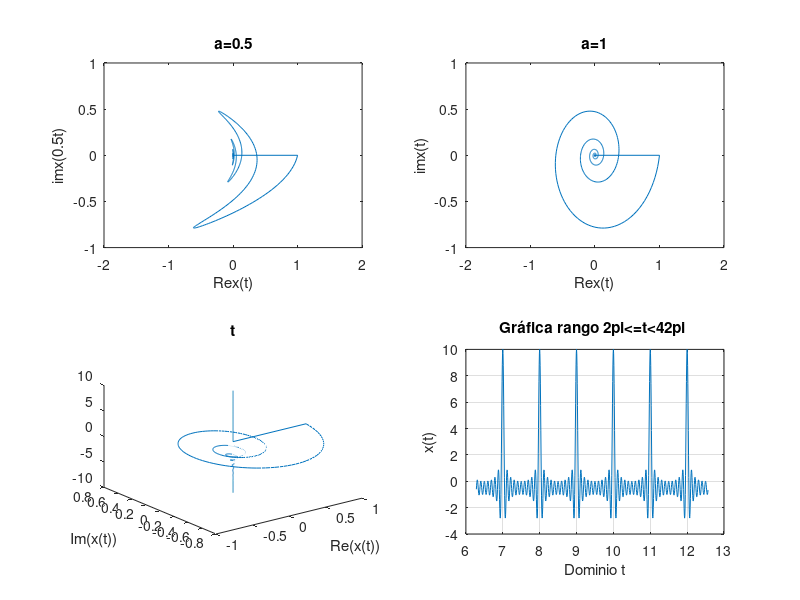

MATLAB code to generate this figure:
%% Práctica 1: Señales en tiempo continuo.
%
% *Integrantes:*
%
% * Arellano Paz Angel Ulises
% * Cardoso Arias Javier
% * Gachuz Hernández Karla Denisse
% * García Arteaga Alejandro
% * López Galván José Rodolfo
%
% *Objetivos:* 
%
% * Manipulación básica de MATLAB
% * Gráficas de señales reales y complejas continuas
% * Transformación de señales continuas (escalamientos y traslaciones)
% * Calculo de energía y potencia de señales continuas

%%


%% Introducción
% El inciso 4 resuelto con Python puede ser consultado en el siguiente <https://colab.research.google.com/drive/11nxr8kWdsPiXhoxsBBT6P-TnolIQIWv1?usp=sharing *enlace*>.


%%  1) Working with functions.
%
% Working with functions is fundamental to signals and systems applications. MATLAB provides several methods of defining and evaluating functions. An understanding and proficient use of these methods are therefore necessary and beneficial.

%%
% *11.1-1 Anonymous functions.*
%
% Many simple functions are most conveniently represented by using MATLAB anonymous functions. An anonymous function provides a symbolic representation of a function defined in terms of MATLAB operators, functions, or other anonymous functions. For example, consider defining the exponentially damped sinusoid $f (t) = e −t cos(2π t)$.

f = @(t) exp(-t).*cos(2*pi*t);

%%
% In this context, the @ symbol identifies the expression as an anonymous function, which is assigned a name of f. Parentheses following the @ symbol are used to identify the function’s independent variables (input arguments), which in this case is the single time variable t. Input arguments, such as t, are local to the anonymous function and are not related to any workspace variables with the same names.
%
% Once defined, $f (t)$ can be evaluated simply by passing the input values of interest. For example,

t =0; f(t)

%%
% evaluates $f (t)$ at t = 0, confirming the expected result of unity. The same result is obtained by passing t = 0 directly.

%%
% Vector inputs allow the evaluation of multiple values simultaneously, Consider the task of plotting $f(t)$ over the interval $(-2 \leq t \leq 2)$. Gross function behavior is clear:  $f(t)$ should oscilate four times with a decaying envelope. Since accurate hand sketches are cumberstone, MATLAB-generated plots are an attractive alternative. As the following example illustrates, care must be taken to ensure reliable results.
%
% Suppose the vector t is chosen to include onlu the integers contained in $(-2 \leq t \leq 2)$, namely, [−2, −1, 0, 1, 2].

t = (-2:2);

%%
% This vector input is evaluated from a vector output.

f(t)

%%
% The plot command graphs the result, which is shown in Fig. 1.46 

%%
%
%  >> plot(t,f(t));
%  >> xlabel(’t’); ylabel(’f(t)’); grid;
%

%%
% Grid lines, added by using the grid command, aid feature identification. Unfortunately, the
% plot does not illustrate the expected oscillatory behavior. More points are required to adequately
% represent f (t).
% The question, then, is how many points is enough? † If too few points are chosen, information
% is lost. If too many points are chosen, memory and time are wasted. A balance is needed. For
% oscillatory functions, plotting 20 to 200 points per oscillation is normally adequate. For the present
% case, t is chosen to give 100 points per oscillation.

plot(t, f(t));
xlabel('t');
ylabel('f(t)');
grid;
%%
% *Figure 1.46* $f(t) = e^{-t}cos(2\pi t)$ for $t = (-2::2)$.

t1 = (-2:0.01:2);
plot(t1, f(t1));
xlabel('t');
ylabel('f(t)');
grid;
%%
% *Figure 1.47* $f(t) = e^{-t}cos(2\pi t)$ for $t = (-2:0.01:2)$.

%%
% *1.11-2 Relational Operators and the Unit Step Function.*
%
% The unit step function $u(t)$ arises naturally in many practical situations. For example, a unit step can
% model the act of turning on a system. With the help of relational operators, anonymous functions
% can represent the unit step function.
% In MATLAB, a relational operator compares two items. If the comparison is true, a logical true
% (1) is returned. If the comparison is false, a logical false (0) is returned. Sometimes called indicator
% functions, relational operators indicates whether a condition is true. Six relational operators are
% available: <, >, <=, >=, ==, and ~=.
%   The unit step function is readily defined using the >= relational operator.

u = @(t) 1.0.*(t>=0);

%%
% Any function with a jump discontinuity, such as the unit step, is difficult to plot. Consider plotting
% $u(t)$ by using $t = (-2:2)$.

t = (-2:2);
plot(t, u(t));
xlabel ('t');
ylabel('u(t)');

%%
% *Figure 1.48* $u(t)$ for $t = (-2:2)$.

%%
% Two significant problems are apparent in the resulting plot, shown in Fig. 1.48. First,
% MATLAB automatically scales plot axes to tightly bound the data. In this case, this normally
% desirable feature obscures most of the plot. Second, MATLAB connects plot data with lines,
% making a true jump discontinuity difficult to achieve. The coarse resolution of vector t emphasizes
% the effect by showing an erroneous sloping line between t = −1 and t = 0.
% The first problem is corrected by vertically enlarging the bounding box with the axis
% command. The second problem is reduced, but not eliminated, by adding points to vector t.

t = (-2:0.01:2);
plot(t, u(t));
xlabel('t');
ylabel('u(t)');
axis([-2 2 -0.1 1.1]);
title('Figure 1.48 u(t) for t = (-2:0.01:2)');

%%
% The four-element vector argument of axis specifies x axis minimum, x axis maximum, y axis
% minimum, and y axis maximum, respectively. The improved results are shown in Fig. 1.49.
% Relational operators can be combined using logical AND, logical OR, and logical negation: &,
% |, and ~, respectively. For example, (t>0) & (t<1) and ~((t<=0) $|$ (t>=1)) both test if 0 < t < 1.
% To demonstrate, consider defining and plotting the unit pulse p(t) = u(t) − u(t − 1), as shown in
% Fig. 1.50:

p =@(t) 1.0.*((t>=0)&(t<1));
t = (-1:0.01:2);
plot(t, p(t));
xlabel('t');
ylabel('p(t) = u(t) - u(t-1)');
axis([-1 2 -0.1 1.1]);
title('Figure 1.50 p(t) = u(t) − u(t − 1) over (−1 ≤ t ≤ 2).');
%%
% Since anonymous functions can be constructed using other anonymous functions, we could
% have used our previously defined unit step anonymous function to define p(t) as p = @(t)
% u(t)-u(t-1);.

%%
% For scalar operands, MATLAB also supports two short-circuit logical constructs. A
% short-circuit logical AND is performed by using &&, and a short-circuit logical OR is performed by
% using ||. Short-circuit logical operators are often more efficient than traditional logical operators
% because they test the second portion of the expression only when necessary. That is, when scalar
% expression A is found false in (A&&B), scalar expression B is not evaluated, since a false result
% is already guaranteed. Similarly, scalar expression B is not evaluated when scalar expression A is
% found true in (A||B), since a true result is already guaranteed.

%%
% *1.11-3 Visualizing Operations on the Independent Variable*

%%
% Two operations on a function’s independent variable are commonly encountered: shifting and
% scaling. Anonymous functions are well suited to investigate both operations.
% Consider $g(t) = f (t)u(t) = e −t cos (2π t)u(t)$, a causal version of $f(t)$. MATLAB easily
% multiplies anonymous functions. Thus, we create $g(t)$ by multiplying our anonymous functions
% for $f(t)$ and $u(t)$.

g = @(t) f(t).*u(t);

%%
% A combined shifting and scaling operation is represented by $g(at + b)$, where a and b are
% arbitrary real constants. As an example, consider plotting $g(2t + 1)$ over $(−2 ≤ t ≤ 2)$. With a = 2,
% the function is compressed by a factor of 2, resulting in twice the oscillations per unit t. Adding
% the condition b > 0 shifts the waveform to the left. Given anonymous function g, an accurate plot
% is nearly trivial to obtain.

t = (-2:0.01:2);
plot(t,g(2*t+1)); xlabel('t'); ylabel('g(2t+1)'); grid;
title('Figure 1.51 g(2t + 1) over (−2 ≤ t ≤ 2).');


%%
% Figure 1.51 confirms the expected waveform compression and left shift. As a final check, realize
% that function $g(·)$ turns on when the input argument is zero. Therefore, $g(2t + 1)$ should turn on
% when 2t + 1 = 0 or at t = −0.5, a fact again confirmed by Fig. 1.51.

%%
% Next, consider plotting $g(−t + 1)$ over $(−2 ≤ t ≤ 2)$. Since a < 0, the waveform will be
% reflected. Adding the condition b > 0 shifts the final waveform to the right.

plot(t,g(-t+1)); xlabel('t'); ylabel('g(-t+1)'); grid;
title('Figure 1.52 g(−t + 1) over (−2 ≤ t ≤ 2)');

%%
% Figure 1.52 confirms both the reflection and the right shift.
% Up to this point, Figs. 1.51 and 1.52 could be reasonably sketched by hand. Consider plotting
% the more complicated function $h(t) = g(2t + 1) + g(−t + 1)$ over $(−2 ≤ t ≤ 2)$ (Fig. 1.53); an
% accurate hand sketch would be quite difficult. With MATLAB, the work is much less burdensome.

plot(t,g(2*t+1)+g(-t+1)); xlabel('t'); ylabel('h(t)'); grid;
title('Figure 1.53 h(t) = g(2t + 1) + g(−t + 1) over (−2 ≤ t ≤ 2).');

%%
% *1.11-4 Numerical Integration and Estimating Signal Energy*
%%
% Interesting signals often have nontrivial mathematical representations. Computing signal energy,
% which involves integrating the square of these expressions, can be a daunting task. Fortunately,
% many difficult integrals can be accurately estimated by means of numerical integration techniques.
% Even if the integration appears simple, numerical integration provides a good way to verify
% analytical results.

%%
% To start, consider the simple signal $x(t) = e^{-t}(u(t) − u(t − 1))$. The energy of $x(t)$ is expressed
% as $E_{x} = \int_{-\infty}^{\infty} |x(t)|^{2} dt = \int_{0}^{1} e^{-2t}$. Integrating yields $E_{x} = 0.5(1 − e^{−2})$ ≈ 0.4323. The energy
% integral can also be evaluated numerically. Figure 1.27 helps illustrate the simple method of
% rectangular approximation: evaluate the integrand at points uniformly separated by $\Delta t$, multiply
% each by $ \Delta t$ to compute rectangle areas, and then sum over all rectangles. First, we create function
% $x(t)$.

x = @(t) exp(-t).*((t>=0)&(t<1));

%%
% With $\Delta t = 0.01$, a suitable time vector is created.

t = (0:0.01:1);

%%
% The final result is computed by using the sum command.

E_x = sum(x(t).*x(t)*0.01)

%%
% The result is not perfect, but at 1% relative error it is close. By reducing $ \Delta t$, the approximation is
% improved. For example,$ \Delta t = 0.001$ yields E_x = 0.4328, or 0.1% relative error.
% Although simple to visualize, rectangular approximation is not the best numerical integration
% technique. The MATLAB function quad implements a better numerical integration technique
% called recursive adaptive Simpson quadrature. To operate, quad requires a function describing
% the integrand, the lower limit of integration, and the upper limit of integration. Notice that no $\Delta t$
% needs to be specified.

%%
% To use quad to estimate E x , the integrand must first be described.

x_squared = @(t) x(t).*x(t);

%%
% Estimating $E_{x}$ immediately follows.

E_x = quad(x_squared,0,1)

%%
% In this case, the relative error is −0.0026%.
%%
% The same techniques can be used to estimate the energy of more complex signals. Consider
% $g(t)$, defined previously. Energy is expressed as $E_{g}=\int_{0}^{\infty}e^{-2t}cos^{2}(2\pi t)dt$. A closed-form solution
% exists, but it takes some effort. MATLAB provides an answer more quickly.

g_squared = @(t) g(t).*g(t);

%%
% Although the upper limit of integration is infinity, the exponentially decaying envelope ensures
% $g(t)$ is effectively zero well before $t$ = 100. Thus, an upper limit of t = 100 is used along with
% $\Delta t$ = 0.001.

t = (0:0.001:100);
E_g = sum(g_squared(t)*0.001)

%%
% A slightly better approximation is obtained with the quad function.

E_g = quad(g_squared,0,100)

%% 2) Resolución del problema 1.2-2

%%
% For the signal x(t) illustrated in Fig. P1.2-2, sketch
%%
% A) $x(t-4)$
%%
% B) $x(t/1.5)$
%%
% C) $x(-t)$
%%
% D) $x(2t-4)$
%%
% E) $x(2-t)$


u = @(t) 1.0.*(t>=0);

u1= @(t) 1.0.*((t>=-4)&(t<0));

u2=@(t) 1.0.*((t>=0)&(t<=2));

f=@(t) (-t.*u1(t)) + (t.*u2(t));

t = (-20:0.01:20);

plot(t,f(t))

axis([-5 5 -1 5]);

title('Fig. P1.2-2');

xlabel('t');

ylabel('x(t)');

%%
% *A)* $x(t-4)$



x1=@(t) f(t-4);

plot(t,x1(t));

axis([-1 9 -1 5]);

title('Inciso a');

xlabel('t');

ylabel('x(t-4)');

%%
% *B)* $x(t/1.5)$



x2=@(t) f(t/1.5);

plot(t,x2(t));

axis([-8 5 -1 5]);

title('Inciso b');

xlabel('t');

ylabel('x(t/1.5)');

%%
% *C)* $x(-t)$




x3=@(t) f(-t);

plot(t,x3(t));

axis([-5 5 -1 5]);

title('Inciso c');

xlabel('t');

ylabel('x(-t)');

%%
% *D)* $x(2t-4)$




x4=@(t) f(2.*t - 4);

plot(t,x4(t));

axis([-5 5 -1 5]);

title('Inciso d');

xlabel('t');

ylabel('x(2t-4)');

%%
% *E)* $x(2t-4)$




x5=@(t) f(2 - t);

plot(t,x5(t));

axis([-1 8 -1 5]);

title('Inciso e');

xlabel('t');

ylabel('x(2-t)');


t=(-3*pi:0.001:3*pi);



%% 3) Resolución del problema 1.11-1
%
%%
% Provide MATLAB code and output that plots
% the odd portion $x_{o}(t)$ of the function $x(t) =
% 2^{-t}cos(2\pi t)u(t?\pi )$ over a suitable-length interval using a suitable number of points.
%
%%
% $X(t)=2^tcos(2\pi t)$
%%
% $X_{impar(t)}=\frac{x(t)-x(-t)}{2}$
%%
% $X_{impar(t)}=2^{-t-1}cos(2\pi t)u(t-\pi )-2^{t-1}cos(-2\pi t)u(-t-\pi )$


for i=1:length(t)
if t(i)<=-pi
R(i)=-(2.^(t(i)-1)).*cos(-2*pi*t(i));
elseif t(i)>=pi
R(i)=(2.^(-t(i)-1)).*cos(2*pi*t(i));
else
R(i)=0;
end
end

plot(t,R);
ylabel('Ximpar(t)');
xlabel('t');
title('Ejercicio 1.11-1');
grid on;

%% 4) Construcción de la gráfica. 
%
% Construye la grafica de

%% 
% $$x(t) = \sum_{k=1}^{10} cos(2\pi k t)$$
%
% para cuatro rangos (figura 2x2). Los ejes deben mostrarse en el origen además de la edición de su preferencia.
% Procedimiento:
%

clf;
subplot(2,2,1);
y=0;
t=linspace(-4*pi,-2*pi,1000);
for k=1:10
    
x=cos(2*pi*k*t);
y=y+x;
end
plot(t,y);
grid on;
ax = gca;
xlabel('Dominio t');
ylabel('x(t)');
title('Gráfica rango -4pi<=t<=-2pi ');



subplot(2,2,2);
y=0;
t=linspace(-2*pi,0,1000);
for k=1:10
    
x=cos(2*pi*k*t);
y=y+x;
end
plot(t,y);
grid on;
ax = gca;
xlabel('Dominio t');
ylabel('x(t)');

title('Gráfica rango -2pi<=t<=0 ');



subplot(2,2,3);
y=0;
t=linspace(0,2*pi,1000);
for k=1:10
    
x=cos(2*pi*k*t);
y=y+x;
end
plot(t,y);
grid on;
ax = gca;
xlabel('Dominio t');
ylabel('x(t)');
title('Gráfica rango 0<=t<=2pi ');



subplot(2,2,4);
y=0;
t=linspace(2*pi,4*pi,1000);
for k=1:10
    
x=cos(2*pi*k*t);
y=y+x;
end
plot(t,y);
grid on;
ax = gca;
xlabel('Dominio t');
ylabel('x(t)');
title('Gráfica rango 2pi<=t<42pi ');


%% 5) Resolucón del problema 1.11-3

%%
% Define $x(t) = e^{t(1+j2\pi)}u(-t)$ and $y(t) = Re[2x(\frac{-5-t}{2})]$.
%
% *A)* Use MATLAB to plot $Re{x(t)}$ versus
% $Im{x(at)}$ for a = 0.5, 1, and 2 and $-10\leq t\leq 10$.
% How important is the scale factor a
% on the shape of the resulting figure?
% 
% *B)* Use MATLAB to plot $y(t)$ over -10\leq t\leq
% 10. Analytically determine the time $t_0$ where
% y(t) has a jump discontinuity. Verify yourcalculation 
% of $t_0$ using the plot of $y(t)$.
% 
% *C)* Use MATLAB and numerical integration to
% compute the energy $E_x$ of signal x(t).
% 
% *D)* Use MATLAB and numerical integration to
% compute the energy $E_y$ of signal $y(t)$.
%
% *E)* Graficar a la función $x(t)$ en el intervalo (-10 \leq t \leq 10).

t = (-10:0.01:10);

u = @(t) 1.0.*(t>=0);

x = @(t) exp(t.*(1+j*2*pi)).*u(-t);

y = @(t) real(2.*x((-5.-t)/2));


%%
% *A)* Use MATLAB to plot $Re{x(t)}$ versus
% $Im{x(at)}$ for a = 0.5, 1, and 2 and $-10\leq t\leq 10$.
% How important is the scale factor a
% on the shape of the resulting figure?

subplot(2,2,1)
a=0.5;

plot(real(x(t)),imag(x(a*t)));

axis([-2 2 -1 1]);

title('a=0.5');

xlabel('Re{x(t)}');

ylabel('im{x(0.5t)}');



subplot(2,2,2)
a=1;

plot(real(x(t)),imag(x(a*t)));

axis([-2 2 -1 1]);

title('a=1');

xlabel('Re{x(t)}');

ylabel('im{x(t)}');



subplot(2,2,3)
a=2;

plot(real(x(t)),imag(x(a*t)));

axis([-2 2 -1 1]);

title('a=2');

xlabel('Re{x(t)}');

ylabel('im{x(2t)}');


%%
% *B)* Use MATLAB to plot $y(t)$ over -10\leq t\leq
% 10. Analytically determine the time $t_0$ where
% y(t) has a jump discontinuity. Verify yourcalculation 
% of $t_0$ using the plot of $y(t)$.

plot(t,y(t));

axis([-2 2 -1 1]);

title('inciso b');

xlabel('t');

ylabel('y(t)');


%%
% *C)* Use MATLAB and numerical integration to
% compute the energy $E_x$ of signal x(t).
% 
h1 =@(t) power(real(x(t)),2) + power(imag(x(t)),2);
plot(t, h1(t));
xlabel ('t');
ylabel ('|x(t)|^2');
title ('Norma al cuadrado de x(t)');

%%
% De la gràfica de la norma al cuadrado podemos obtener los lìmites para realizar la integral numérica.
q1 = integral(h1,-10,1)

%% 
% $\therefore E_{x} = 0.5$

%%
% *D)* Use MATLAB and numerical integration to
% compute the energy $E_y$ of signal $y(t)$.

h2 = @(t) power(real(y(t)), 2) + power(imag(y(t)), 2);
plot(t,h2(t));
xlabel ('t');
ylabel ('|y(t)|^2');
title ('Norma al cuadrado de y(t)');

%%
% De la gráfica de la norma al cuadrado podemos obtener los lḿites para realizar la integral numèrica.

q2 = integral (h2,-6,10)

%% 
% $\therefore E_{y} = 2.0494$

%%
% *E)* Graficar a la función $x(t)$ en el intervalo (-10 \leq t \leq 10).

plot3(real(x(t)), imag(x(t)), t);
xlabel ('Re(x(t))');
ylabel ('Im(x(t))');
title ('t');
